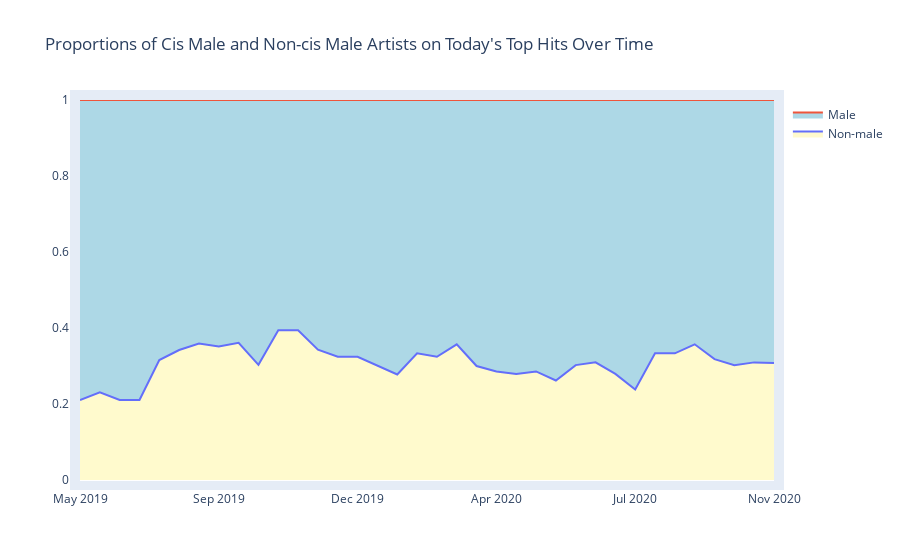

The code cell stored with this chart in its notebook:
### Code cell
dates = ['May 19', 'Jun 19', 'Jun 19-2', 'Jul 19', 'Jul 19-2', 'Aug 19', 'Aug 19-2', 'Sep 19', 
     'Sep 19-2', 'Oct 19', 'Oct 19-2', 'Nov 19', 'Nov 19-2', 'Dec 19', 'Dec 19-2', 'Jan 20', 
     'Jan 20-2', 'Feb 20', 'Feb 20-2', 'Mar 20', 'Mar 20-2', 'Apr 20', 'Apr 20-2', 'May 20', 
     'May 20-2', 'Jun 20', 'Jun 20-2', 'Jul 20', 'Jul 20-2', 'Aug 20', 'Aug 20-2', 'Sep 20', 
     'Sep 20-2', 'Oct 20', 'Oct 20-2', 'Nov 20']

plot = go.Figure(data=[go.Scatter( 
                        x = dates, 
                        y = propDF['non-male'], 
                        stackgroup = 'one',
                        name = 'Non-male',
                        fillcolor = 'rgb(255, 250, 205)'), 
                       go.Scatter( 
                        x = dates, 
                        y = propDF['male'], 
                        stackgroup = 'one',
                        name = 'Male',
                        fillcolor = 'rgb(173,216,230)')])

plot.update_layout(
    xaxis = dict(
        tickmode = 'array',
        tickvals = [0, 7, 14, 21, 28, 35],
        ticktext = ['May 2019', 'Sep 2019', 'Dec 2019', 'Apr 2020', 'Jul 2020', 'Nov 2020']
    ),
    yaxis_range = (0, 1),
    hovermode = 'x',
    margin = dict(pad = 10)
)


plot.update_layout(title_text = 'Proportions of Cis Male and Non-cis Male Artists on Today\'s Top Hits Over Time')
                   
plot.show()

### Figure 1 — Plotly figure (JSON) as saved in the notebook; plotly's stock layout.template omitted (floating-point values rounded to 4 significant figures)
{"data": [{"fillcolor": "rgb(255, 250, 205)", "name": "Non-male", "stackgroup": "one", "type": "scatter", "x": ["May 19", "Jun 19", "Jun 19-2", "Jul 19", "Jul 19-2", "Aug 19", "Aug 19-2", "Sep 19", "Sep 19-2", "Oct 19", "Oct 19-2", "Nov 19", "Nov 19-2", "Dec 19", "Dec 19-2", "Jan 20", "Jan 20-2", "Feb 20", "Feb 20-2", "Mar 20", "Mar 20-2", "Apr 20", "Apr 20-2", "May 20", "May 20-2", "Jun 20", "Jun 20-2", "Jul 20", "Jul 20-2", "Aug 20", "Aug 20-2", "Sep 20", "Sep 20-2", "Oct 20", "Oct 20-2", "Nov 20"], "y": [0.2105, 0.2308, 0.2105, 0.2105, 0.3158, 0.3421, 0.359, 0.3514, 0.3611, 0.303, 0.3939, 0.3939, 0.3429, 0.3243, 0.3243, 0.3, 0.2778, 0.3333, 0.3243, 0.3571, 0.3, 0.2857, 0.2791, 0.2857, 0.2619, 0.3023, 0.3095, 0.2791, 0.2381, 0.3333, 0.3333, 0.3571, 0.3182, 0.3023, 0.3095, 0.3077, 0.3611]}, {"fillcolor": "rgb(173,216,230)", "name": "Male", "stackgroup": "one", "type": "scatter", "x": ["May 19", "Jun 19", "Jun 19-2", "Jul 19", "Jul 19-2", "Aug 19", "Aug 19-2", "Sep 19", "Sep 19-2", "Oct 19", "Oct 19-2", "Nov 19", "Nov 19-2", "Dec 19", "Dec 19-2", "Jan 20", "Jan 20-2", "Feb 20", "Feb 20-2", "Mar 20", "Mar 20-2", "Apr 20", "Apr 20-2", "May 20", "May 20-2", "Jun 20", "Jun 20-2", "Jul 20", "Jul 20-2", "Aug 20", "Aug 20-2", "Sep 20", "Sep 20-2", "Oct 20", "Oct 20-2", "Nov 20"], "y": [0.7895, 0.7692, 0.7895, 0.7895, 0.6842, 0.6579, 0.641, 0.6486, 0.6389, 0.697, 0.6061, 0.6061, 0.6571, 0.6757, 0.6757, 0.7, 0.7222, 0.6667, 0.6757, 0.6429, 0.7, 0.7143, 0.7209, 0.7143, 0.7381, 0.6977, 0.6905, 0.7209, 0.7619, 0.6667, 0.6667, 0.6429, 0.6818, 0.6977, 0.6905, 0.6923, 0.6389]}], "layout": {"hovermode": "x", "margin": {"pad": 10}, "title": {"text": "Proportions of Cis Male and Non-cis Male Artists on Today's Top Hits Over Time"}, "xaxis": {"tickmode": "array", "ticktext": ["May 2019", "Sep 2019", "Dec 2019", "Apr 2020", "Jul 2020", "Nov 2020"], "tickvals": [0, 7, 14, 21, 28, 35]}, "yaxis": {"range": [0, 1]}}}
